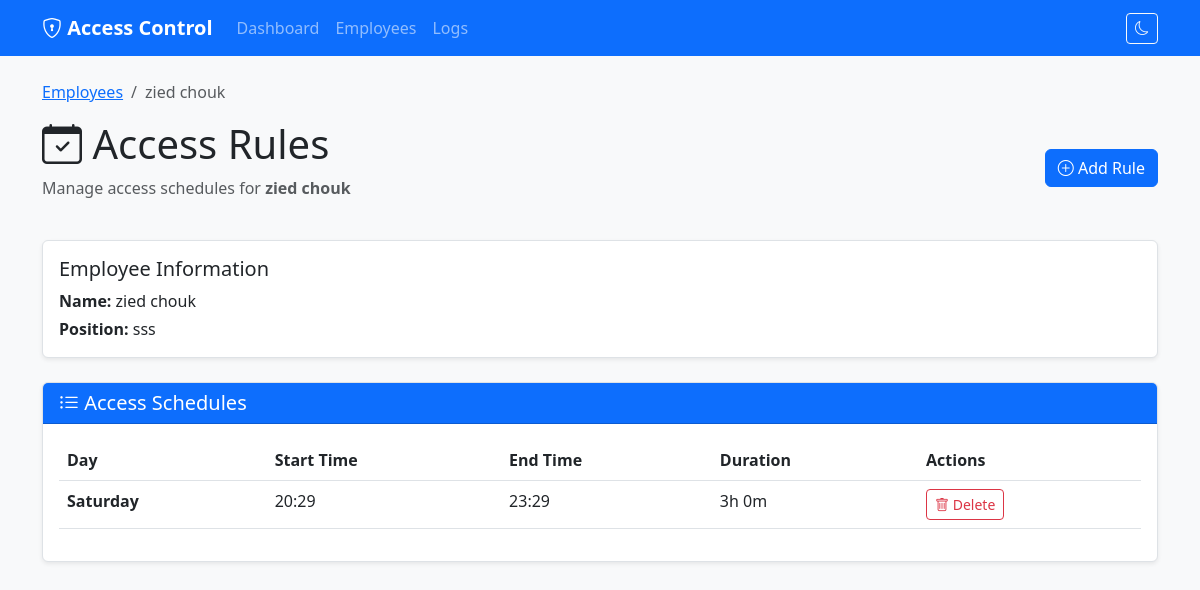
The page /employee/1/access on the database as committed earlier.
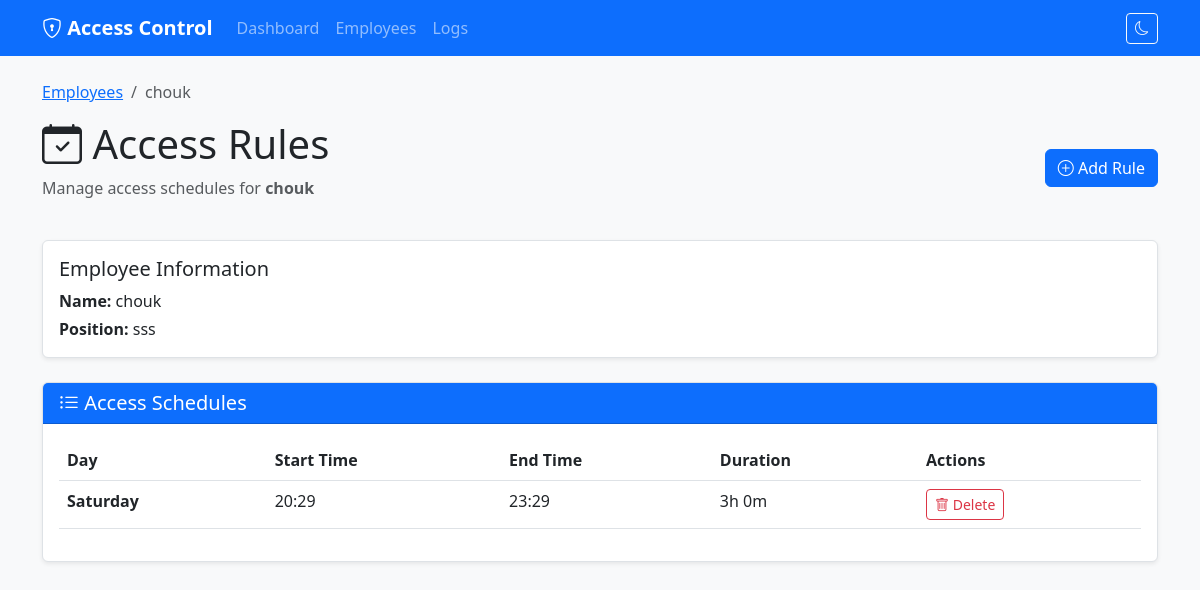
The same page on the database as committed later.
### models.py (models this page shows, shortened)
class Employee(db.Model):
    __tablename__ = 'employees'
    id = Column(Integer, primary_key=True)
    name = Column(String(100), nullable=False)
    position = Column(String(100))
    created_at = Column(DateTime, default=datetime.utcnow)
    access_rules = relationship('AccessRule', back_populates='employee', cascade='all, delete-orphan')
    access_logs = relationship('AccessLog', back_populates='employee', cascade='all, delete-orphan')

### app.py (the view)
@app.route('/employee/<int:employee_id>/access')
def employee_access_rules(employee_id):
    employee = Employee.query.get_or_404(employee_id)
    rules = AccessRule.query.filter_by(employee_id=employee_id).order_by(
        AccessRule.day_of_week, AccessRule.start_time
    ).all()
    return render_template('access_rules.html',
                         employee=employee,
                         rules=rules,
                         day_names=DAY_NAMES)

### templates/access_rules.html (shortened to what this page needs)
{% extends "base.html" %}
{% block content %}
<div class="row mb-4">
    <div class="col-md-12">
        <nav aria-label="breadcrumb">
            <ol class="breadcrumb">
                <li class="breadcrumb-item"><a href="{{ url_for('employees') }}">Employees</a></li>
                <li class="breadcrumb-item active">{{ employee.name }}</li>
            </ol>
        </nav>
        <div class="d-flex justify-content-between align-items-center">
            <div>
                <h1><i class="bi bi-calendar-check"></i> Access Rules</h1>
                <p class="text-muted">Manage access schedules for <strong>{{ employee.name }}</strong></p>
            </div>
            <button type="button" class="btn btn-primary" data-bs-toggle="modal" data-bs-target="#addRuleModal">
                <i class="bi bi-plus-circle"></i> Add Rule
            </button>
        </div>
    </div>
</div>
<div class="row mb-4">
    <div class="col-md-12">
        <div class="card shadow-sm">
            <div class="card-body">
                <h5 class="card-title">Employee Information</h5>
                <p class="mb-1"><strong>Name:</strong> {{ employee.name }}</p>
                {% if employee.position %}
                <p class="mb-0"><strong>Position:</strong> {{ employee.position }}</p>
                {% endif %}
            </div>
        </div>
    </div>
</div>
<div class="row">
    <div class="col-md-12">
        <div class="card shadow-sm">
            <div class="card-header bg-primary text-white">
                <h5 class="mb-0">
                    <i class="bi bi-list-ul"></i> Access Schedules
                </h5>
            </div>
            <div class="card-body">
                {% if rules %}
                <div class="table-responsive">
                    <table class="table table-hover">
                        <thead>
                            <tr>
                                <th>Day</th>
                                <th>Start Time</th>
                                <th>End Time</th>
                                <th>Duration</th>
                                <th>Actions</th>
                            </tr>
                        </thead>
                        <tbody>
                            {% for rule in rules %}
                            <tr>
                                <td><strong>{{ day_names[rule.day_of_week] }}</strong></td>
                                <td>{{ rule.start_time.strftime('%H:%M') }}</td>
                                <td>{{ rule.end_time.strftime('%H:%M') }}</td>
                                <td>
                                    {% set start_minutes = rule.start_time.hour * 60 + rule.start_time.minute %}
                                    {% set end_minutes = rule.end_time.hour * 60 + rule.end_time.minute %}
                                    {% set duration = end_minutes - start_minutes %}
                                    {{ (duration // 60) }}h {{ (duration % 60) }}m
                                </td>
                                <td>
                                    <form method="POST"
                                          action="{{ url_for('delete_access_rule', rule_id=rule.id) }}"
                                          style="display: inline;"
                                          onsubmit="return confirm('Delete this access rule?');">
                                        <button type="submit" class="btn btn-sm btn-outline-danger">
                                            <i class="bi bi-trash"></i> Delete
                                        </button>
                                    </form>
                                </td>
                            </tr>
                            {% endfor %}
                        </tbody>
                    </table>
                </div>
                {% endif %}
            </div>
        </div>
    </div>
</div>
{% endblock %}

Rows that differ between the two databases and show on the page:
changed Employee "sss": name "zied chouk" → "chouk"
